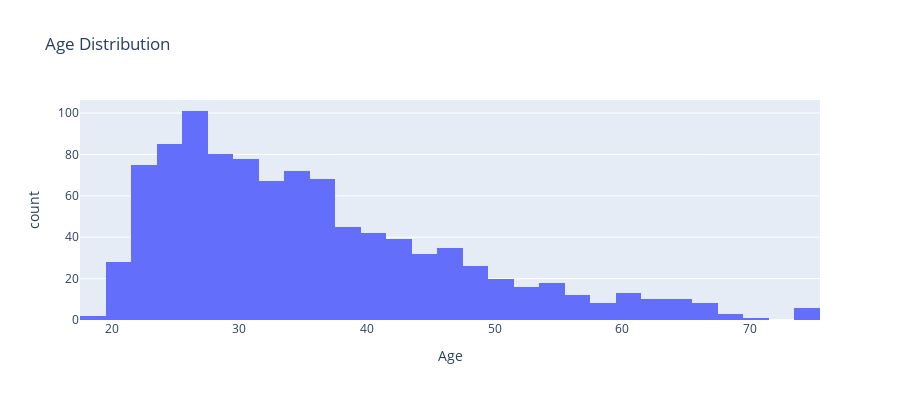

Source (notebook cell):
### Code cell
px.histogram(gc_df, x='Age', nbins=30, title='Age Distribution', height=400).show()

### Figure 1 — Plotly figure (JSON) as saved in the notebook; plotly's stock layout.template omitted (floating-point values rounded to 4 significant figures; data arrays with more than 128 entries replaced by an {"elided": "..."} marker saying what was removed)
{"data": [{"bingroup": "x", "hovertemplate": "Age=%{x}<br>count=%{y}<extra></extra>", "legendgroup": "", "marker": {"color": "#636efa", "pattern": {"shape": ""}}, "name": "", "nbinsx": 30, "orientation": "v", "showlegend": false, "type": "histogram", "x": {"elided": "1000 int values"}, "xaxis": "x", "yaxis": "y"}], "layout": {"barmode": "relative", "height": 400, "legend": {"tracegroupgap": 0}, "title": {"text": "Age Distribution"}, "xaxis": {"anchor": "y", "domain": [0, 1], "title": {"text": "Age"}}, "yaxis": {"anchor": "x", "domain": [0, 1], "title": {"text": "count"}}}}
